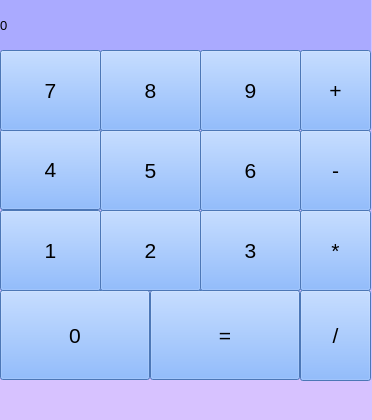
<?xml version="1.0" encoding="UTF-8"?>
<ui version="4.0">
 <class>MainWindow</class>
 <widget class="QMainWindow" name="MainWindow">
  <property name="geometry">
   <rect>
    <x>0</x>
    <y>0</y>
    <width>372</width>
    <height>420</height>
   </rect>
  </property>
  <property name="windowTitle">
   <string>MainWindow</string>
  </property>
  <property name="styleSheet">
   <string notr="true">background-color: rgb(215, 194, 255);</string>
  </property>
  <widget class="QWidget" name="centralwidget">
   <widget class="QPushButton" name="NullButton">
    <property name="geometry">
     <rect>
      <x>0</x>
      <y>290</y>
      <width>150</width>
      <height>90</height>
     </rect>
    </property>
    <property name="font">
     <font>
      <pointsize>16</pointsize>
      <weight>50</weight>
      <bold>false</bold>
     </font>
    </property>
    <property name="styleSheet">
     <string notr="true">background-color: rgb(107, 166, 255);</string>
    </property>
    <property name="text">
     <string>0</string>
    </property>
   </widget>
   <widget class="QLabel" name="labelResult">
    <property name="geometry">
     <rect>
      <x>0</x>
      <y>0</y>
      <width>371</width>
      <height>51</height>
     </rect>
    </property>
    <property name="font">
     <font>
      <family>Segoe UI Historic</family>
      <pointsize>10</pointsize>
     </font>
    </property>
    <property name="styleSheet">
     <string notr="true">
background-color: rgb(170, 170, 255);</string>
    </property>
    <property name="text">
     <string>0</string>
    </property>
    <property name="margin">
     <number>10</number>
    </property>
   </widget>
   <widget class="QPushButton" name="ButtonResult">
    <property name="geometry">
     <rect>
      <x>150</x>
      <y>290</y>
      <width>150</width>
      <height>90</height>
     </rect>
    </property>
    <property name="font">
     <font>
      <pointsize>16</pointsize>
      <weight>50</weight>
      <bold>false</bold>
     </font>
    </property>
    <property name="styleSheet">
     <string notr="true">background-color: rgb(107, 166, 255);</string>
    </property>
    <property name="text">
     <string>=</string>
    </property>
   </widget>
   <widget class="QPushButton" name="oneButton">
    <property name="geometry">
     <rect>
      <x>0</x>
      <y>210</y>
      <width>101</width>
      <height>81</height>
     </rect>
    </property>
    <property name="font">
     <font>
      <pointsize>16</pointsize>
      <weight>50</weight>
      <bold>false</bold>
     </font>
    </property>
    <property name="styleSheet">
     <string notr="true">background-color: rgb(107, 166, 255);</string>
    </property>
    <property name="text">
     <string>1</string>
    </property>
   </widget>
   <widget class="QPushButton" name="twoButton">
    <property name="geometry">
     <rect>
      <x>100</x>
      <y>210</y>
      <width>101</width>
      <height>81</height>
     </rect>
    </property>
    <property name="font">
     <font>
      <pointsize>16</pointsize>
      <weight>50</weight>
      <bold>false</bold>
     </font>
    </property>
    <property name="styleSheet">
     <string notr="true">background-color: rgb(107, 166, 255);</string>
    </property>
    <property name="text">
     <string>2</string>
    </property>
   </widget>
   <widget class="QPushButton" name="threeButton">
    <property name="geometry">
     <rect>
      <x>200</x>
      <y>210</y>
      <width>101</width>
      <height>81</height>
     </rect>
    </property>
    <property name="font">
     <font>
      <pointsize>16</pointsize>
      <weight>50</weight>
      <bold>false</bold>
     </font>
    </property>
    <property name="styleSheet">
     <string notr="true">background-color: rgb(107, 166, 255);</string>
    </property>
    <property name="text">
     <string>3</string>
    </property>
   </widget>
   <widget class="QPushButton" name="fiveButton">
    <property name="geometry">
     <rect>
      <x>100</x>
      <y>130</y>
      <width>101</width>
      <height>81</height>
     </rect>
    </property>
    <property name="font">
     <font>
      <pointsize>16</pointsize>
      <weight>50</weight>
      <bold>false</bold>
     </font>
    </property>
    <property name="styleSheet">
     <string notr="true">background-color: rgb(107, 166, 255);</string>
    </property>
    <property name="text">
     <string>5</string>
    </property>
   </widget>
   <widget class="QPushButton" name="fourButton">
    <property name="geometry">
     <rect>
      <x>0</x>
      <y>129</y>
      <width>101</width>
      <height>81</height>
     </rect>
    </property>
    <property name="font">
     <font>
      <pointsize>16</pointsize>
      <weight>50</weight>
      <bold>false</bold>
     </font>
    </property>
    <property name="styleSheet">
     <string notr="true">background-color: rgb(107, 166, 255);</string>
    </property>
    <property name="text">
     <string>4</string>
    </property>
   </widget>
   <widget class="QPushButton" name="sixButton">
    <property name="geometry">
     <rect>
      <x>200</x>
      <y>130</y>
      <width>101</width>
      <height>81</height>
     </rect>
    </property>
    <property name="font">
     <font>
      <pointsize>16</pointsize>
      <weight>50</weight>
      <bold>false</bold>
     </font>
    </property>
    <property name="styleSheet">
     <string notr="true">background-color: rgb(107, 166, 255);</string>
    </property>
    <property name="text">
     <string>6</string>
    </property>
   </widget>
   <widget class="QPushButton" name="nineButon">
    <property name="geometry">
     <rect>
      <x>200</x>
      <y>50</y>
      <width>101</width>
      <height>81</height>
     </rect>
    </property>
    <property name="font">
     <font>
      <pointsize>16</pointsize>
      <weight>50</weight>
      <bold>false</bold>
     </font>
    </property>
    <property name="styleSheet">
     <string notr="true">background-color: rgb(107, 166, 255);</string>
    </property>
    <property name="text">
     <string>9</string>
    </property>
   </widget>
   <widget class="QPushButton" name="eightButton">
    <property name="geometry">
     <rect>
      <x>100</x>
      <y>50</y>
      <width>101</width>
      <height>81</height>
     </rect>
    </property>
    <property name="font">
     <font>
      <pointsize>16</pointsize>
      <weight>50</weight>
      <bold>false</bold>
     </font>
    </property>
    <property name="styleSheet">
     <string notr="true">background-color: rgb(107, 166, 255);</string>
    </property>
    <property name="text">
     <string>8</string>
    </property>
   </widget>
   <widget class="QPushButton" name="sevenButton">
    <property name="geometry">
     <rect>
      <x>0</x>
      <y>50</y>
      <width>101</width>
      <height>81</height>
     </rect>
    </property>
    <property name="font">
     <font>
      <pointsize>16</pointsize>
      <weight>50</weight>
      <bold>false</bold>
     </font>
    </property>
    <property name="styleSheet">
     <string notr="true">background-color: rgb(107, 166, 255);</string>
    </property>
    <property name="text">
     <string>7</string>
    </property>
   </widget>
   <widget class="QPushButton" name="concatBtn">
    <property name="geometry">
     <rect>
      <x>300</x>
      <y>50</y>
      <width>71</width>
      <height>81</height>
     </rect>
    </property>
    <property name="font">
     <font>
      <pointsize>16</pointsize>
      <weight>50</weight>
      <bold>false</bold>
     </font>
    </property>
    <property name="styleSheet">
     <string notr="true">background-color: rgb(107, 166, 255);</string>
    </property>
    <property name="text">
     <string>+</string>
    </property>
   </widget>
   <widget class="QPushButton" name="minusBtn">
    <property name="geometry">
     <rect>
      <x>300</x>
      <y>130</y>
      <width>71</width>
      <height>81</height>
     </rect>
    </property>
    <property name="font">
     <font>
      <pointsize>16</pointsize>
      <weight>50</weight>
      <bold>false</bold>
     </font>
    </property>
    <property name="styleSheet">
     <string notr="true">background-color: rgb(107, 166, 255);</string>
    </property>
    <property name="text">
     <string>-</string>
    </property>
   </widget>
   <widget class="QPushButton" name="multipleBtn">
    <property name="geometry">
     <rect>
      <x>300</x>
      <y>210</y>
      <width>71</width>
      <height>81</height>
     </rect>
    </property>
    <property name="font">
     <font>
      <pointsize>16</pointsize>
      <weight>50</weight>
      <bold>false</bold>
     </font>
    </property>
    <property name="styleSheet">
     <string notr="true">background-color: rgb(107, 166, 255);</string>
    </property>
    <property name="text">
     <string>*</string>
    </property>
   </widget>
   <widget class="QPushButton" name="devideBtn">
    <property name="geometry">
     <rect>
      <x>300</x>
      <y>290</y>
      <width>71</width>
      <height>91</height>
     </rect>
    </property>
    <property name="font">
     <font>
      <pointsize>16</pointsize>
      <weight>50</weight>
      <bold>false</bold>
     </font>
    </property>
    <property name="styleSheet">
     <string notr="true">background-color: rgb(107, 166, 255);</string>
    </property>
    <property name="text">
     <string>/</string>
    </property>
   </widget>
  </widget>
  <widget class="QMenuBar" name="menubar">
   <property name="geometry">
    <rect>
     <x>0</x>
     <y>0</y>
     <width>372</width>
     <height>21</height>
    </rect>
   </property>
  </widget>
  <widget class="QStatusBar" name="statusbar"/>
 </widget>
 <resources/>
 <connections/>
</ui>
